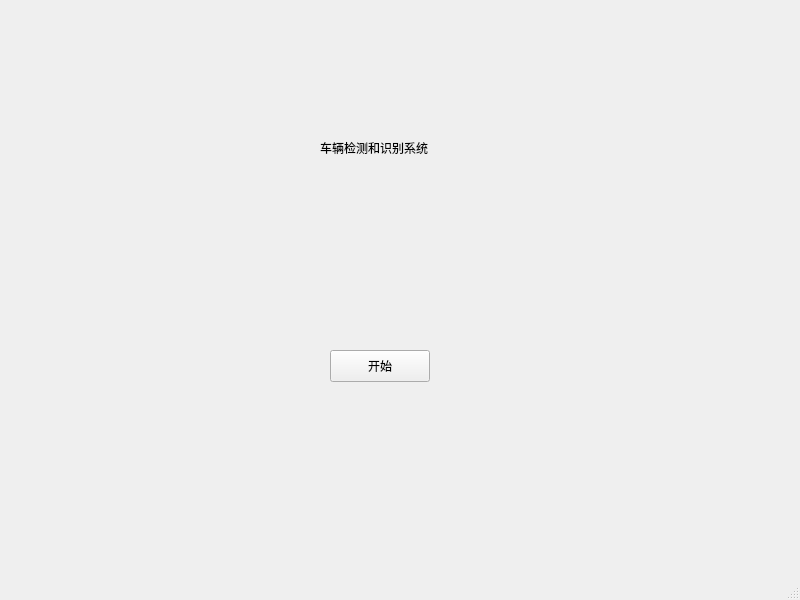
<?xml version="1.0" encoding="UTF-8"?>
<ui version="4.0">
 <class>MainWindow</class>
 <widget class="QMainWindow" name="MainWindow">
  <property name="geometry">
   <rect>
    <x>0</x>
    <y>0</y>
    <width>800</width>
    <height>600</height>
   </rect>
  </property>
  <property name="windowTitle">
   <string>MainWindow</string>
  </property>
  <widget class="QWidget" name="centralwidget">
   <widget class="QPushButton" name="pushButton">
    <property name="geometry">
     <rect>
      <x>330</x>
      <y>350</y>
      <width>100</width>
      <height>32</height>
     </rect>
    </property>
    <property name="text">
     <string>开始</string>
    </property>
   </widget>
   <widget class="QLabel" name="label_2">
    <property name="geometry">
     <rect>
      <x>320</x>
      <y>140</y>
      <width>241</width>
      <height>16</height>
     </rect>
    </property>
    <property name="text">
     <string>车辆检测和识别系统</string>
    </property>
   </widget>
  </widget>
  <widget class="QStatusBar" name="statusbar"/>
 </widget>
 <resources/>
 <connections>
  <connection>
   <sender>pushButton</sender>
   <signal>clicked()</signal>
   <receiver>MainWindow</receiver>
   <slot>goin()</slot>
   <hints>
    <hint type="sourcelabel">
     <x>379</x>
     <y>365</y>
    </hint>
    <hint type="destinationlabel">
     <x>399</x>
     <y>299</y>
    </hint>
   </hints>
  </connection>
 </connections>
 <slots>
  <slot>goin()</slot>
 </slots>
</ui>
